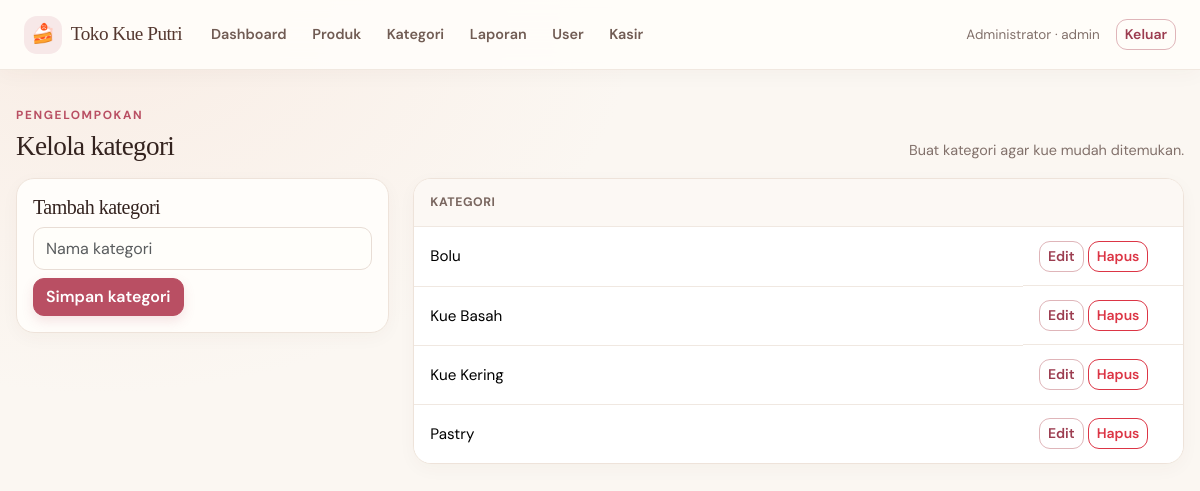
The app's page /admin/kategori.php (signed in) with its own data.
### tables this page shows
CREATE TABLE IF NOT EXISTS kategori(
  id INT AUTO_INCREMENT PRIMARY KEY,
  nama_kategori VARCHAR(100) NOT NULL
);

### admin/kategori.php (the view, shortened to what this page needs)
<?php require '../config/koneksi.php'; need(['admin']);
$edit=null; if(isset($_GET['edit'])){ $s=$pdo->prepare("SELECT * FROM kategori WHERE id=?"); $s->execute([(int)$_GET['edit']]); $edit=$s->fetch(); }
$list=$pdo->query("SELECT * FROM kategori ORDER BY nama_kategori")->fetchAll();
head('Kategori'); ?>
<div class="section-heading mt-2"><div><span class="eyebrow">Pengelompokan</span><h2>Kelola kategori</h2></div><p>Buat kategori agar kue mudah ditemukan.</p></div>
<div class="row g-4"><div class="col-md-4"><div class="card p-3"><h5><?=$edit?'Edit':'Tambah'?> kategori</h5>
<form method="post"><?=csrf_field()?><input type="hidden" name="aksi" value="simpan"><input type="hidden" name="id" value="<?=$edit['id']??0?>">
<input name="nama" class="form-control mb-2" placeholder="Nama kategori" value="<?=e($edit['nama_kategori']??'')?>" required>
<button class="btn btn-primary">Simpan kategori</button> <?php if($edit): ?><a href="kategori.php" class="btn btn-link">Batal</a><?php endif; ?></form></div></div>
<div class="col-md-8"><div class="card"><table class="table mb-0"><tr><th>Kategori</th><th width="160"></th></tr>
<?php foreach($list as $k): ?><tr><td><?=e($k['nama_kategori'])?></td><td class="d-flex gap-1"><a class="btn btn-sm btn-outline-primary" href="?edit=<?=$k['id']?>">Edit</a>
<form method="post" onsubmit="return confirm('Hapus kategori ini?')"><button class="btn btn-sm btn-outline-danger">Hapus</button></form></td></tr>
<?php endforeach; ?></table></div></div></div>

### assets/css/style.css (style rules this page uses)
:root { --ink: #34231f; --muted: #82716b; --cream: #fbf7f2; --paper: #fffdfa; --rose: #b94f63; --rose-dark: #9c3d50; --rose-light: #f7e8e8; --cocoa: #54372f; --line: #eee3da; --shadow: 0 12px 32px rgba(76, 46, 35, .07); }
* { box-sizing: border-box; }
body { min-height: 100vh; background: radial-gradient(ellipse at 8% 0%, rgba(245, 220, 207, .38), transparent 34rem), var(--cream); color: var(--ink); font-family: 'DM Sans', system-ui, -apple-system, 'Segoe UI', sans-serif; font-size: .95rem; line-height: 1.6; }
h1, h2, h3, h4, h5, h6, .navbar-brand { color: var(--ink); font-family: 'Playfair Display', Georgia, serif; letter-spacing: -.025em; }
.hero .eyebrow, .eyebrow { color: var(--rose); font-size: .74rem; font-weight: 700; letter-spacing: .14em; text-transform: uppercase; }
.section-heading { display: flex; align-items: end; justify-content: space-between; gap: 1rem; margin: 2.4rem 0 1rem; }
.section-heading h2 { margin: .2rem 0 0; font-size: 1.7rem; }
.section-heading p { margin: 0; color: var(--muted); font-size: .9rem; }
.card { overflow: hidden; border: 1px solid var(--line); border-radius: 18px; background: var(--paper); box-shadow: 0 5px 18px rgba(76, 46, 35, .035); transition: border-color .22s ease, box-shadow .22s ease, transform .22s ease; }
.btn { border-radius: 11px; font-weight: 600; transition: transform .18s ease, box-shadow .18s ease, background-color .18s ease; }
.btn-primary, .btn-success { --bs-btn-bg: var(--rose); --bs-btn-border-color: var(--rose); --bs-btn-hover-bg: var(--rose-dark); --bs-btn-hover-border-color: var(--rose-dark); --bs-btn-active-bg: var(--rose-dark); --bs-btn-active-border-color: var(--rose-dark); --bs-btn-color: #fff; --bs-btn-hover-color: #fff; box-shadow: 0 5px 12px rgba(185, 79, 99, .15); }
.btn-outline-primary { --bs-btn-color: var(--rose-dark); --bs-btn-border-color: #dfb5b9; --bs-btn-hover-bg: var(--rose); --bs-btn-hover-border-color: var(--rose); }
.form-control, .form-select { min-height: 43px; border-color: #e8ddd5; border-radius: 11px; background-color: #fffefa; color: var(--ink); }
.table { margin: 0; color: var(--ink); vertical-align: middle; }
.table > :not(caption) > * > * { padding: .85rem 1rem; border-bottom-color: #f0e8e1; }
.table tr:first-child th { background: #fcf8f4; color: #79665f; font-size: .77rem; font-weight: 700; letter-spacing: .045em; text-transform: uppercase; }
.table tbody tr:last-child > * { border-bottom: 0; }

### records on screen
kategori: nama_kategori "Bolu"
kategori: nama_kategori "Kue Basah"
kategori: nama_kategori "Kue Kering"
kategori: nama_kategori "Pastry"

### other values on screen
NAMA_TOKO "Toko Kue Putri"
$u['nama_lengkap'] "Administrator"
$u['role'] "admin"
